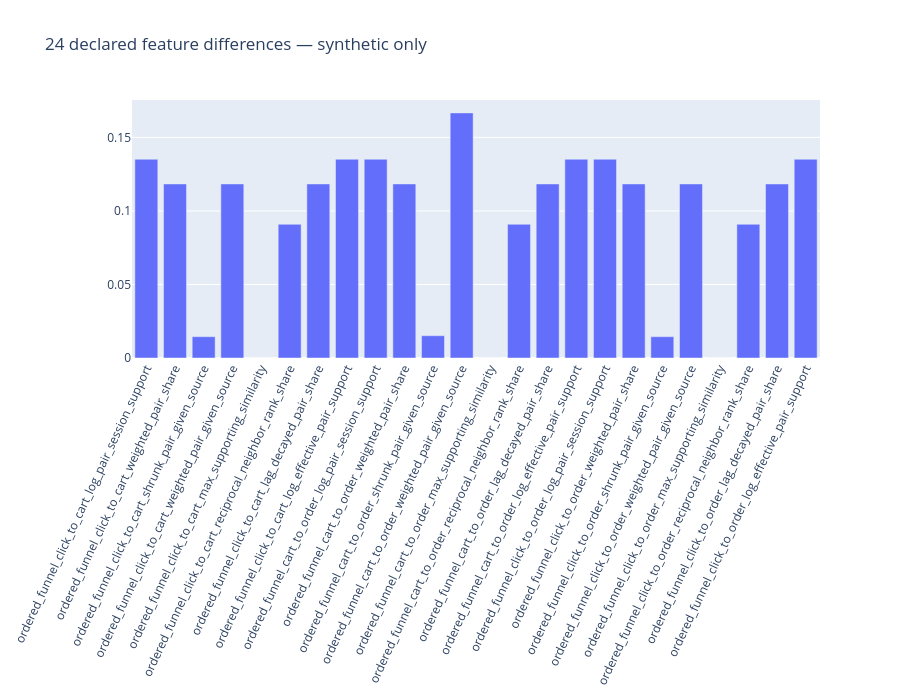

Notebook code for this chart:
### Markdown cell above
## Full feature contrast

### Code cell
fig=go.Figure(go.Bar(x=list(names(10)),y=np.abs(a-b).mean(axis=0)))
fig.update_layout(title='24 declared feature differences — synthetic only',height=700,xaxis_tickangle=-65)
show(fig)
print('WORKED_EXAMPLE_COMPLETE: 24 primary + 24 ablation columns; no model training')

### Figure 1 — Plotly figure (JSON) as saved in the notebook; plotly's stock layout.template omitted (floating-point values rounded to 4 significant figures)
{"data": [{"type": "bar", "x": ["ordered_funnel_click_to_cart_log_pair_session_support", "ordered_funnel_click_to_cart_weighted_pair_share", "ordered_funnel_click_to_cart_shrunk_pair_given_source", "ordered_funnel_click_to_cart_weighted_pair_given_source", "ordered_funnel_click_to_cart_max_supporting_similarity", "ordered_funnel_click_to_cart_reciprocal_neighbor_rank_share", "ordered_funnel_click_to_cart_lag_decayed_pair_share", "ordered_funnel_click_to_cart_log_effective_pair_support", "ordered_funnel_cart_to_order_log_pair_session_support", "ordered_funnel_cart_to_order_weighted_pair_share", "ordered_funnel_cart_to_order_shrunk_pair_given_source", "ordered_funnel_cart_to_order_weighted_pair_given_source", "ordered_funnel_cart_to_order_max_supporting_similarity", "ordered_funnel_cart_to_order_reciprocal_neighbor_rank_share", "ordered_funnel_cart_to_order_lag_decayed_pair_share", "ordered_funnel_cart_to_order_log_effective_pair_support", "ordered_funnel_click_to_order_log_pair_session_support", "ordered_funnel_click_to_order_weighted_pair_share", "ordered_funnel_click_to_order_shrunk_pair_given_source", "ordered_funnel_click_to_order_weighted_pair_given_source", "ordered_funnel_click_to_order_max_supporting_similarity", "ordered_funnel_click_to_order_reciprocal_neighbor_rank_share", "ordered_funnel_click_to_order_lag_decayed_pair_share", "ordered_funnel_click_to_order_log_effective_pair_support"], "y": [0.1352, 0.1184, 0.01449, 0.1184, 0.0, 0.09091, 0.1183, 0.1352, 0.1352, 0.1184, 0.01515, 0.1667, 0.0, 0.09091, 0.1183, 0.1352, 0.1352, 0.1184, 0.01449, 0.1184, 0.0, 0.09091, 0.1183, 0.1352]}], "layout": {"height": 700, "title": {"text": "24 declared feature differences — synthetic only"}, "xaxis": {"tickangle": -65}}}
